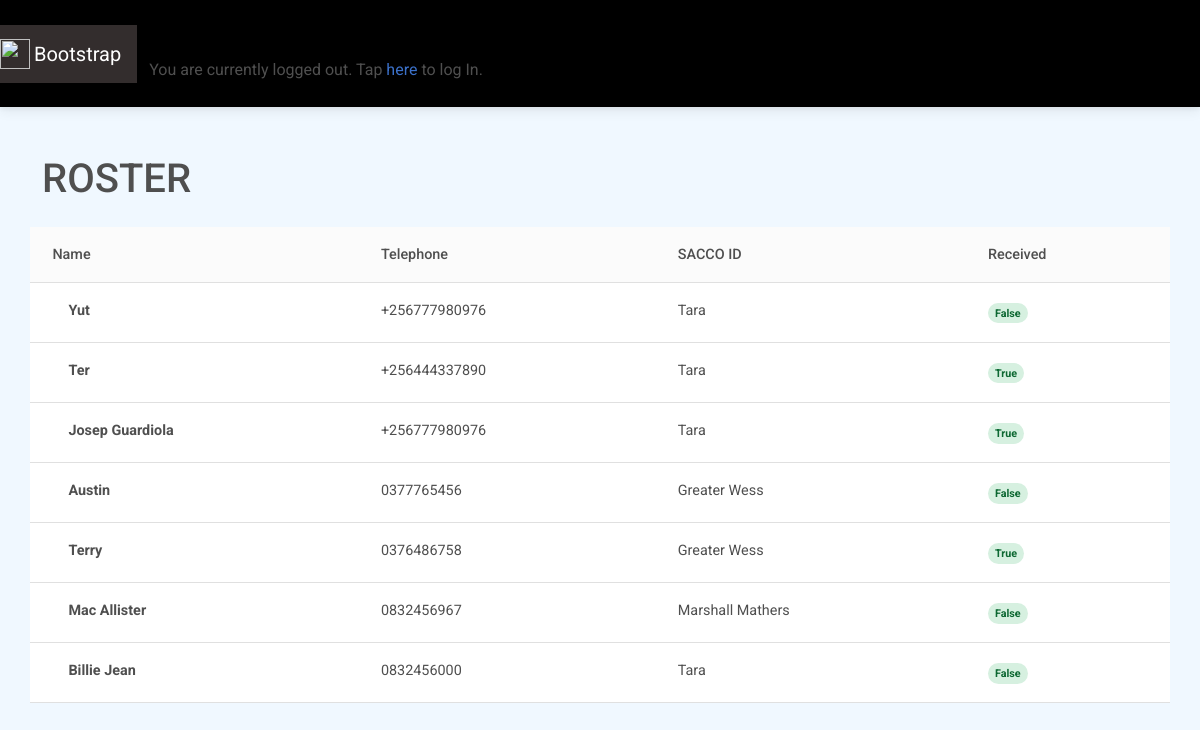
Screenshot of /roster/ with the database file from the repository.
### members/models.py (models this page shows, shortened)
class RegisterMember(models.Model):
    name = models.CharField(max_length=255)
    tel = models.CharField(max_length=13)
    inviter = models.ForeignKey(User, on_delete=models.CASCADE, null=True)
    sacco_id = models.ForeignKey(Sacco, on_delete=models.SET_NULL, null=True)
    received = models.BooleanField(default=False)

class Sacco(models.Model):
    name = models.CharField(max_length=255)
    sacco_id = models.CharField(max_length=255)
    def __str__(self):
        return self.name

### members/views.py (the view)
# urls.py: path('roster/', views.roster, name='roster'),
def roster(request):
    members = RegisterMember.objects.all()
    context = {'members': members}
    return render(request, 'members/roster.html', context)

### members/templates/members/roster.html (shortened to what this page needs)
<!DOCTYPE html>
<html>
  {% extends 'main.html' %}
    {% block content %}
    <div class="container mt-4">
      <div class="row">
        <h1 class="my-4">ROSTER</h1>
      </div>
      <div class="row">
        <table class="table align-middle mb-0 bg-white">
          <thead class="bg-light">
            <tr>
              <th>Name</th>
              <th>Telephone</th>
              <th>SACCO ID</th>
              <th>Received</th>
            </tr>
          </thead>
          {% for member in members %}
          <tbody>
            <tr>
              <td>
                <div class="d-flex align-items-center">
                  <div class="ms-3">
                    <p class="fw-bold mb-1">{{member.name}}</p>
                  </div>
                </div>
              </td>
              <td>
                <p class="fw-normal mb-1">{{member.tel}}</p>
              </td>
              <td>
                <p class="fw-normal mb-1">{{member.sacco_id}}</p>
              </td>
              <td>
                <span class="badge badge-success rounded-pill d-inline"
                  >{{member.received}}</span
                >
              </td>
            </tr>
          </tbody>
          {% endfor %}
        </table>
      </div>
    </div>
    {% endblock content %}

### templates/main.html (shortened to what this page needs)
<!DOCTYPE html>
<html lang="en">
  <head>
    <link
      href="https://cdnjs.cloudflare.com/ajax/libs/font-awesome/6.0.0/css/all.min.css"
      rel="stylesheet"
    />
    <link
      href="https://cdnjs.cloudflare.com/ajax/libs/mdb-ui-kit/6.0.1/mdb.min.css"
      rel="stylesheet"
    />
  </head>
  <body>
    <nav class="navbar navbar-expand-lg navbar-dark bg-black">
      {% if user.is_authenticated %}
      <div class="container-fluid">
        <a class="navbar-brand logo" href="{% url 'welcome' %}">Kuongeza Pesa</a>
        <button
        class="navbar-toggler"
        type="button"
        data-mdb-toggle="collapse"
        data-mdb-target="#navbarCenteredExample"
        aria-controls="navbarCenteredExample"
        aria-expanded="false"
        aria-label="Toggle navigation"
        >
        <i class="fas fa-bars"></i>
      </button>
        <div
          class="collapse navbar-collapse align-content-center"
          id="navbarCenteredExample"
        >
          <ul class="navbar-nav mb-2 mb-lg-0">
            <li class="nav-item">
              <a
                class="nav-link active"
                aria-current="page"
                href="{% url 'dashboard' %}"
                >Dashboard</a
              >
            </li>
            <li class="nav-item">
              <a class="nav-link" href="{% url 'create_sacco' %}"
                >Create SACCO</a
              >
            </li>
            <li class="nav-item">
              <a class="nav-link" href="{% url 'register' %}">Apply</a>
            </li>
          </ul>
        </div>
        <div class="d-flex align-items-center">
          <a class="link-secondary me-3" href="{% url 'logout' %}">
            <i class="fas fa-power-off"></i>
          </a>
          | logout
        </div>
      </div>
      {% else %}
      <nav class="navbar navbar-dark bg-dark">
        <a class="navbar-brand" href="#">
          <img src="/docs/4.6/assets/brand/bootstrap-solid.svg" width="30" height="30" class="d-inline-block align-top" alt="">
          Bootstrap
        </a>
      </nav>
      <div class="mt-5 container">
        <div class="d-flex justify-content-center">
          <p>You are currently logged out. Tap <a href="/login">here </a> to log In.</p>
        </div>
      </div>
      {% endif %}
    </nav>
    {% block content %} {% endblock content %}
  </body>
</html>

### templates/main.html (style rules this page uses)
body { background-color: aliceblue; }

### rows the page displays
RegisterMember: name "Yut", tel "+256777980976", sacco_id "Tara", received "False"
RegisterMember: name "Ter", tel "+256444337890", sacco_id "Tara", received "True"
RegisterMember: name "Josep Guardiola", tel "+256777980976", sacco_id "Tara", received "True"
RegisterMember: name "Austin", tel "0377765456", sacco_id "Greater Wess", received "False"
RegisterMember: name "Terry", tel "0376486758", sacco_id "Greater Wess", received "True"
RegisterMember: name "Mac Allister", tel "0832456967", sacco_id "Marshall Mathers", received "False"
RegisterMember: name "Billie Jean", tel "0832456000", sacco_id "Tara", received "False"
